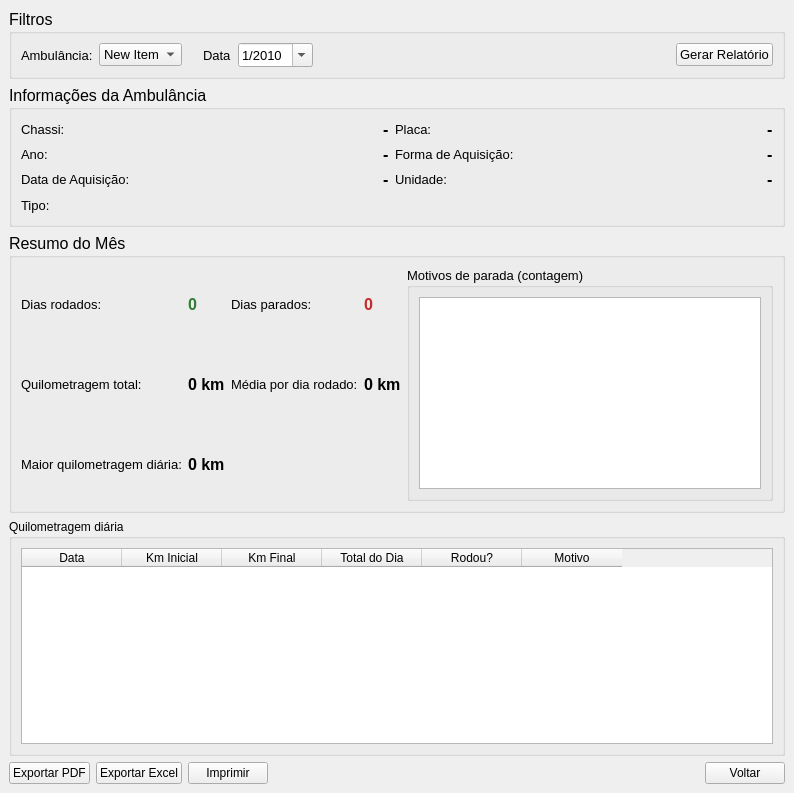
<?xml version="1.0" encoding="UTF-8"?>
<ui version="4.0">
 <class>MainWindow</class>
 <widget class="QMainWindow" name="MainWindow">
  <property name="geometry">
   <rect>
    <x>0</x>
    <y>0</y>
    <width>794</width>
    <height>793</height>
   </rect>
  </property>
  <property name="windowTitle">
   <string>MainWindow</string>
  </property>
  <widget class="QWidget" name="centralwidget">
   <layout class="QVBoxLayout" name="verticalLayout">
    <item>
     <widget class="QGroupBox" name="groupFiltros">
      <property name="font">
       <font>
        <family>Arial</family>
        <pointsize>12</pointsize>
       </font>
      </property>
      <property name="title">
       <string>Filtros</string>
      </property>
      <layout class="QHBoxLayout" name="horizontalLayout_filtros">
       <item>
        <widget class="QLabel" name="labelAmb">
         <property name="font">
          <font>
           <pointsize>10</pointsize>
          </font>
         </property>
         <property name="text">
          <string>Ambulância:</string>
         </property>
        </widget>
       </item>
       <item>
        <widget class="QComboBox" name="comboAmbulancia">
         <property name="font">
          <font>
           <pointsize>10</pointsize>
          </font>
         </property>
         <item>
          <property name="text">
           <string>New Item</string>
          </property>
         </item>
         <item>
          <property name="text">
           <string>New Item</string>
          </property>
         </item>
         <item>
          <property name="text">
           <string>New Item</string>
          </property>
         </item>
         <item>
          <property name="text">
           <string>New Item</string>
          </property>
         </item>
         <item>
          <property name="text">
           <string>New Item</string>
          </property>
         </item>
         <item>
          <property name="text">
           <string>New Item</string>
          </property>
         </item>
         <item>
          <property name="text">
           <string>New Item</string>
          </property>
         </item>
         <item>
          <property name="text">
           <string>New Item</string>
          </property>
         </item>
         <item>
          <property name="text">
           <string>New Item</string>
          </property>
         </item>
         <item>
          <property name="text">
           <string>New Item</string>
          </property>
         </item>
         <item>
          <property name="text">
           <string>New Item</string>
          </property>
         </item>
         <item>
          <property name="text">
           <string>New Item</string>
          </property>
         </item>
         <item>
          <property name="text">
           <string>New Item</string>
          </property>
         </item>
         <item>
          <property name="text">
           <string>New Item</string>
          </property>
         </item>
         <item>
          <property name="text">
           <string>New Item</string>
          </property>
         </item>
         <item>
          <property name="text">
           <string>New Item</string>
          </property>
         </item>
         <item>
          <property name="text">
           <string>New Item</string>
          </property>
         </item>
         <item>
          <property name="text">
           <string>New Item</string>
          </property>
         </item>
         <item>
          <property name="text">
           <string>New Item</string>
          </property>
         </item>
         <item>
          <property name="text">
           <string>New Item</string>
          </property>
         </item>
        </widget>
       </item>
       <item>
        <widget class="QLabel" name="labelMes">
         <property name="text">
          <string/>
         </property>
        </widget>
       </item>
       <item>
        <widget class="QLabel" name="labelAno">
         <property name="font">
          <font>
           <pointsize>10</pointsize>
          </font>
         </property>
         <property name="text">
          <string>Data</string>
         </property>
        </widget>
       </item>
       <item>
        <widget class="QDateEdit" name="dateEdit">
         <property name="font">
          <font>
           <pointsize>10</pointsize>
          </font>
         </property>
         <property name="displayFormat">
          <string>M/yyyy</string>
         </property>
         <property name="calendarPopup">
          <bool>true</bool>
         </property>
         <property name="date">
          <date>
           <year>2010</year>
           <month>1</month>
           <day>1</day>
          </date>
         </property>
        </widget>
       </item>
       <item>
        <spacer name="spacerFiltros1">
         <property name="orientation">
          <enum>Qt::Horizontal</enum>
         </property>
         <property name="sizeHint" stdset="0">
          <size>
           <width>20</width>
           <height>20</height>
          </size>
         </property>
        </spacer>
       </item>
       <item>
        <widget class="QPushButton" name="btnGerar">
         <property name="font">
          <font>
           <pointsize>10</pointsize>
          </font>
         </property>
         <property name="text">
          <string>Gerar Relatório</string>
         </property>
        </widget>
       </item>
      </layout>
     </widget>
    </item>
    <item>
     <widget class="QGroupBox" name="groupInfo">
      <property name="font">
       <font>
        <pointsize>12</pointsize>
       </font>
      </property>
      <property name="title">
       <string>Informações da Ambulância</string>
      </property>
      <layout class="QGridLayout" name="gridLayout_info">
       <item row="1" column="0">
        <widget class="QLabel" name="lblAnoTitle">
         <property name="font">
          <font>
           <family>Arial</family>
           <pointsize>10</pointsize>
          </font>
         </property>
         <property name="text">
          <string>Ano:</string>
         </property>
        </widget>
       </item>
       <item row="1" column="2">
        <widget class="QLabel" name="lblAno">
         <property name="styleSheet">
          <string notr="true">font-weight: bold;</string>
         </property>
         <property name="text">
          <string>-</string>
         </property>
        </widget>
       </item>
       <item row="2" column="5">
        <widget class="QLabel" name="lblUnidade">
         <property name="styleSheet">
          <string notr="true">font-weight: bold;</string>
         </property>
         <property name="text">
          <string>-</string>
         </property>
        </widget>
       </item>
       <item row="0" column="3">
        <widget class="QLabel" name="lblPlacaTitle">
         <property name="font">
          <font>
           <family>Arial</family>
           <pointsize>10</pointsize>
          </font>
         </property>
         <property name="text">
          <string>Placa:</string>
         </property>
        </widget>
       </item>
       <item row="2" column="3">
        <widget class="QLabel" name="lblUnidadeTitle">
         <property name="font">
          <font>
           <family>Arial</family>
           <pointsize>10</pointsize>
          </font>
         </property>
         <property name="text">
          <string>Unidade:</string>
         </property>
        </widget>
       </item>
       <item row="2" column="2">
        <widget class="QLabel" name="lblData">
         <property name="styleSheet">
          <string notr="true">font-weight: bold;</string>
         </property>
         <property name="text">
          <string>-</string>
         </property>
        </widget>
       </item>
       <item row="1" column="3">
        <widget class="QLabel" name="lblFormaTitle">
         <property name="font">
          <font>
           <family>Arial</family>
           <pointsize>10</pointsize>
          </font>
         </property>
         <property name="text">
          <string>Forma de Aquisição:</string>
         </property>
        </widget>
       </item>
       <item row="0" column="0">
        <widget class="QLabel" name="lblChassiTitle">
         <property name="font">
          <font>
           <family>Arial</family>
           <pointsize>10</pointsize>
          </font>
         </property>
         <property name="text">
          <string>Chassi:</string>
         </property>
        </widget>
       </item>
       <item row="1" column="5">
        <widget class="QLabel" name="lblForma">
         <property name="styleSheet">
          <string notr="true">font-weight: bold;</string>
         </property>
         <property name="text">
          <string>-</string>
         </property>
        </widget>
       </item>
       <item row="0" column="2">
        <widget class="QLabel" name="lblChassi">
         <property name="styleSheet">
          <string notr="true">font-weight: bold;</string>
         </property>
         <property name="text">
          <string>-</string>
         </property>
        </widget>
       </item>
       <item row="2" column="0">
        <widget class="QLabel" name="lblDataTitle">
         <property name="font">
          <font>
           <family>Arial</family>
           <pointsize>10</pointsize>
          </font>
         </property>
         <property name="text">
          <string>Data de Aquisição:</string>
         </property>
        </widget>
       </item>
       <item row="0" column="5">
        <widget class="QLabel" name="lblPlaca">
         <property name="styleSheet">
          <string notr="true">font-weight: bold;</string>
         </property>
         <property name="text">
          <string>-</string>
         </property>
        </widget>
       </item>
       <item row="3" column="0">
        <widget class="QLabel" name="lblTipoTitle">
         <property name="font">
          <font>
           <family>Arial</family>
           <pointsize>10</pointsize>
          </font>
         </property>
         <property name="text">
          <string>Tipo:</string>
         </property>
        </widget>
       </item>
       <item row="3" column="1">
        <spacer name="spacerInfo">
         <property name="orientation">
          <enum>Qt::Horizontal</enum>
         </property>
         <property name="sizeHint" stdset="0">
          <size>
           <width>40</width>
           <height>20</height>
          </size>
         </property>
        </spacer>
       </item>
       <item row="0" column="1">
        <spacer name="horizontalSpacer">
         <property name="orientation">
          <enum>Qt::Horizontal</enum>
         </property>
         <property name="sizeHint" stdset="0">
          <size>
           <width>40</width>
           <height>20</height>
          </size>
         </property>
        </spacer>
       </item>
       <item row="0" column="4">
        <spacer name="horizontalSpacer_3">
         <property name="orientation">
          <enum>Qt::Horizontal</enum>
         </property>
         <property name="sizeHint" stdset="0">
          <size>
           <width>40</width>
           <height>20</height>
          </size>
         </property>
        </spacer>
       </item>
      </layout>
     </widget>
    </item>
    <item>
     <widget class="QGroupBox" name="groupResumo">
      <property name="font">
       <font>
        <family>Arial</family>
        <pointsize>12</pointsize>
       </font>
      </property>
      <property name="title">
       <string>Resumo do Mês</string>
      </property>
      <layout class="QGridLayout" name="gridLayout_resumo">
       <item row="1" column="0">
        <widget class="QLabel" name="lblKmTotalTitle">
         <property name="font">
          <font>
           <pointsize>10</pointsize>
          </font>
         </property>
         <property name="text">
          <string>Quilometragem total:</string>
         </property>
        </widget>
       </item>
       <item row="0" column="1">
        <widget class="QLabel" name="lblDiasRodados">
         <property name="styleSheet">
          <string notr="true">font-weight: bold; color: #2e7d32;</string>
         </property>
         <property name="text">
          <string>0</string>
         </property>
        </widget>
       </item>
       <item row="0" column="3">
        <widget class="QLabel" name="lblDiasParados">
         <property name="styleSheet">
          <string notr="true">font-weight: bold; color: #c62828;</string>
         </property>
         <property name="text">
          <string>0</string>
         </property>
        </widget>
       </item>
       <item row="0" column="2">
        <widget class="QLabel" name="lblDiasParadosTitle">
         <property name="font">
          <font>
           <pointsize>10</pointsize>
          </font>
         </property>
         <property name="text">
          <string>Dias parados:</string>
         </property>
        </widget>
       </item>
       <item row="1" column="2">
        <widget class="QLabel" name="lblMediaDiariaTitle">
         <property name="font">
          <font>
           <pointsize>10</pointsize>
          </font>
         </property>
         <property name="text">
          <string>Média por dia rodado:</string>
         </property>
        </widget>
       </item>
       <item row="1" column="3">
        <widget class="QLabel" name="lblMediaDiaria">
         <property name="styleSheet">
          <string notr="true">font-weight: bold;</string>
         </property>
         <property name="text">
          <string>0 km</string>
         </property>
        </widget>
       </item>
       <item row="1" column="1">
        <widget class="QLabel" name="lblKmTotal">
         <property name="styleSheet">
          <string notr="true">font-weight: bold;</string>
         </property>
         <property name="text">
          <string>0 km</string>
         </property>
        </widget>
       </item>
       <item row="2" column="0">
        <widget class="QLabel" name="lblMaiorDiaTitle">
         <property name="font">
          <font>
           <pointsize>10</pointsize>
          </font>
         </property>
         <property name="text">
          <string>Maior quilometragem diária:</string>
         </property>
        </widget>
       </item>
       <item row="2" column="1">
        <widget class="QLabel" name="lblMaiorDia">
         <property name="styleSheet">
          <string notr="true">font-weight: bold;</string>
         </property>
         <property name="text">
          <string>0 km</string>
         </property>
        </widget>
       </item>
       <item row="0" column="4" rowspan="3">
        <widget class="QGroupBox" name="groupMotivos">
         <property name="font">
          <font>
           <pointsize>10</pointsize>
          </font>
         </property>
         <property name="title">
          <string>Motivos de parada (contagem)</string>
         </property>
         <layout class="QVBoxLayout" name="verticalLayout_motivos">
          <item>
           <widget class="QListWidget" name="listMotivos"/>
          </item>
         </layout>
        </widget>
       </item>
       <item row="0" column="0">
        <widget class="QLabel" name="lblDiasRodadosTitle">
         <property name="font">
          <font>
           <pointsize>10</pointsize>
          </font>
         </property>
         <property name="text">
          <string>Dias rodados:</string>
         </property>
        </widget>
       </item>
      </layout>
     </widget>
    </item>
    <item>
     <widget class="QGroupBox" name="groupTabela">
      <property name="title">
       <string>Quilometragem diária</string>
      </property>
      <layout class="QVBoxLayout" name="verticalLayout_tabela">
       <item>
        <widget class="QTableWidget" name="tableDiario">
         <property name="alternatingRowColors">
          <bool>true</bool>
         </property>
         <property name="selectionBehavior">
          <enum>QAbstractItemView::SelectRows</enum>
         </property>
         <column>
          <property name="text">
           <string>Data</string>
          </property>
         </column>
         <column>
          <property name="text">
           <string>Km Inicial</string>
          </property>
         </column>
         <column>
          <property name="text">
           <string>Km Final</string>
          </property>
         </column>
         <column>
          <property name="text">
           <string>Total do Dia</string>
          </property>
         </column>
         <column>
          <property name="text">
           <string>Rodou?</string>
          </property>
         </column>
         <column>
          <property name="text">
           <string>Motivo</string>
          </property>
         </column>
        </widget>
       </item>
      </layout>
     </widget>
    </item>
    <item>
     <layout class="QHBoxLayout" name="horizontalLayout_acoes">
      <item>
       <widget class="QPushButton" name="btnExportarPDF">
        <property name="text">
         <string>Exportar PDF</string>
        </property>
       </widget>
      </item>
      <item>
       <widget class="QPushButton" name="btnExportarExcel">
        <property name="text">
         <string>Exportar Excel</string>
        </property>
       </widget>
      </item>
      <item>
       <widget class="QPushButton" name="btnImprimir">
        <property name="text">
         <string>Imprimir</string>
        </property>
       </widget>
      </item>
      <item>
       <spacer name="spacerAcoes">
        <property name="orientation">
         <enum>Qt::Horizontal</enum>
        </property>
        <property name="sizeHint" stdset="0">
         <size>
          <width>40</width>
          <height>20</height>
         </size>
        </property>
       </spacer>
      </item>
      <item>
       <widget class="QPushButton" name="btnVoltar">
        <property name="text">
         <string>Voltar</string>
        </property>
       </widget>
      </item>
     </layout>
    </item>
   </layout>
  </widget>
 </widget>
 <resources/>
 <connections/>
</ui>
